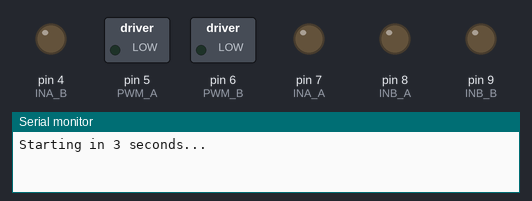
The sketch below on a simulated Arduino Uno, built with avr-gcc and run on an emulated ATmega328P. Parts: switched loads named in the sketch (green lamp = pin HIGH), output pins drawn as LEDs (lit = HIGH), the last lines printed to the serial monitor.

Above: at 0.1 s.
At 3.1 s:
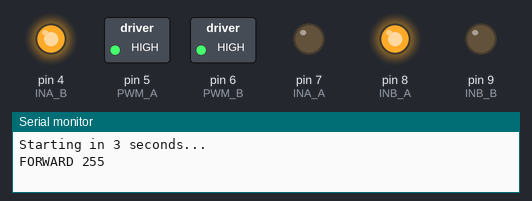
At 8.1 s:
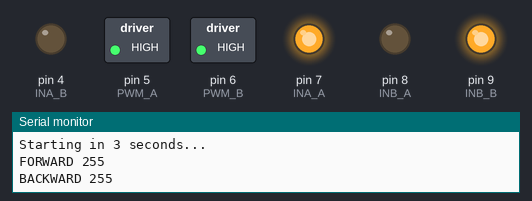
At 13.1 s:
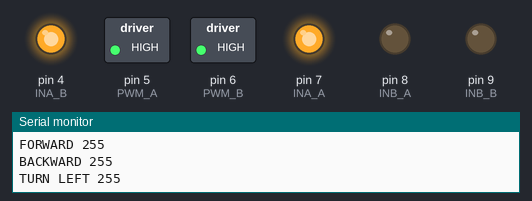
At 18.1 s:
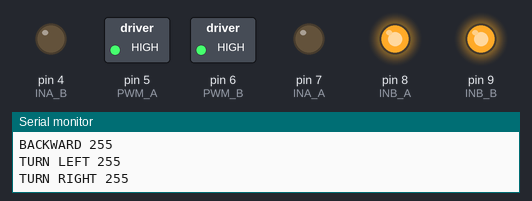
Timing chart, 0 to 22.5 s (numbered marks = the images above):
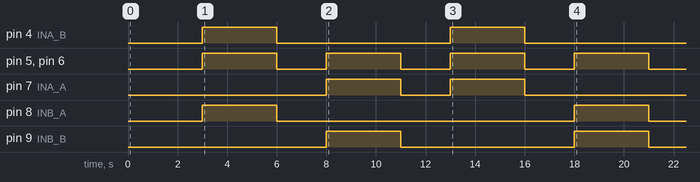

The sketch:

full_power_test.ino
```cpp
/*
  FULL POWER TEST - no Pi, no keyboard, no extra features.
  Uses the club's tested motor directions. Runs once, then stops.

    3 s  forward  at 255 (maximum)
    2 s  stop
    3 s  backward at 255
    2 s  stop
    3 s  turn left  (left back 255, right forward 255)
    2 s  stop
    3 s  turn right (left forward 255, right back 255)
    stop for good

  Put the robot ON THE FLOOR in a clear space. Press the Arduino RESET
  button to run it again.
*/
const int INA_A = 7, INB_A = 8, PWM_A = 5;   // LEFT pair
const int INA_B = 4, INB_B = 9, PWM_B = 6;   // RIGHT pair

void driveLeft(int spd) {
  if (spd >= 0) { digitalWrite(INA_A, LOW);  digitalWrite(INB_A, HIGH); }
  else          { digitalWrite(INA_A, HIGH); digitalWrite(INB_A, LOW);  spd = -spd; }
  analogWrite(PWM_A, spd);
}
void driveRight(int spd) {
  if (spd >= 0) { digitalWrite(INA_B, HIGH); digitalWrite(INB_B, LOW);  }
  else          { digitalWrite(INA_B, LOW);  digitalWrite(INB_B, HIGH); spd = -spd; }
  analogWrite(PWM_B, spd);
}
void stopAll() { driveLeft(0); driveRight(0); digitalWrite(INA_A, LOW); digitalWrite(INB_A, LOW);
                 digitalWrite(INA_B, LOW); digitalWrite(INB_B, LOW); }

void step(const char* name, int l, int r, unsigned long ms) {
  Serial.println(name);
  driveLeft(l); driveRight(r);
  delay(ms);
  stopAll();
  delay(2000);
}

void setup() {
  Serial.begin(115200);
  pinMode(INA_A, OUTPUT); pinMode(INB_A, OUTPUT); pinMode(PWM_A, OUTPUT);
  pinMode(INA_B, OUTPUT); pinMode(INB_B, OUTPUT); pinMode(PWM_B, OUTPUT);
  stopAll();
  Serial.println("Starting in 3 seconds...");
  delay(3000);
  step("FORWARD 255",     255,  255, 3000);
  step("BACKWARD 255",   -255, -255, 3000);
  step("TURN LEFT 255",  -255,  255, 3000);
  step("TURN RIGHT 255",  255, -255, 3000);
  Serial.println("DONE");
}

void loop() {}
```
